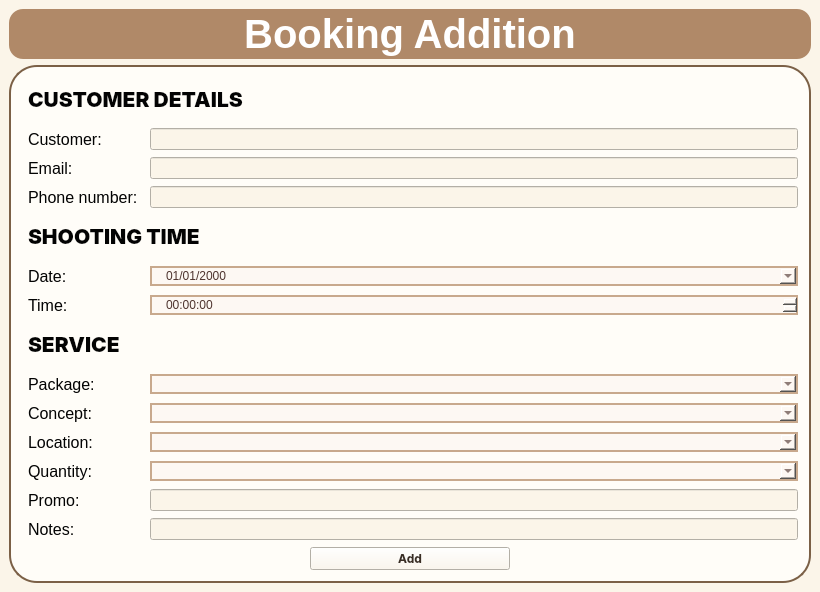
<?xml version="1.0" encoding="UTF-8"?>
<ui version="4.0">
 <class>MainWindow</class>
 <widget class="QMainWindow" name="MainWindow">
  <property name="geometry">
   <rect>
    <x>0</x>
    <y>0</y>
    <width>820</width>
    <height>592</height>
   </rect>
  </property>
  <property name="windowTitle">
   <string>MainWindow</string>
  </property>
  <property name="styleSheet">
   <string notr="true">QWidget {
    background-color: #fbf5e9;
    font-family: &quot;Inter&quot;;
    color: #3a2e24;
}

   </string>
  </property>
  <widget class="QWidget" name="centralwidget">
   <layout class="QVBoxLayout" name="verticalLayout">
    <item>
     <widget class="QLabel" name="lbl_title">
      <property name="minimumSize">
       <size>
        <width>450</width>
        <height>50</height>
       </size>
      </property>
      <property name="maximumSize">
       <size>
        <width>16777215</width>
        <height>50</height>
       </size>
      </property>
      <property name="styleSheet">
       <string notr="true">QLabel {
    background-color: #b08968;
    border-radius: 14px;
    color: #ffffff;
font-family: &quot;Playfair Display&quot;;
    font-size: 30px;
    font-weight: 600;
    letter-spacing: 0px;
}</string>
      </property>
      <property name="text">
       <string>&lt;html&gt;&lt;head/&gt;&lt;body&gt;&lt;p&gt;&lt;span style=&quot; font-size:30pt;&quot;&gt;Booking Addition&lt;/span&gt;&lt;/p&gt;&lt;/body&gt;&lt;/html&gt;</string>
      </property>
      <property name="alignment">
       <set>Qt::AlignmentFlag::AlignCenter</set>
      </property>
     </widget>
    </item>
    <item>
     <widget class="QFrame" name="frame_form_left">
      <property name="styleSheet">
       <string notr="true">QFrame {
    background-color: #fffdf8;
    border: 2px solid #7b6046;
    border-radius: 28px;
 padding: 2px;
}
</string>
      </property>
      <layout class="QVBoxLayout" name="verticalLayout_5">
       <item>
        <layout class="QGridLayout" name="gridLayout_2">
         <item row="1" column="0">
          <widget class="QLabel" name="label_7">
           <property name="styleSheet">
            <string notr="true">
QLabel {
    background: transparent;
    border: none;
font-size: 16px;
	color: rgb(3, 3, 3);
font-family: &quot;Inter&quot;;
}
</string>
           </property>
           <property name="text">
            <string>Customer:</string>
           </property>
          </widget>
         </item>
         <item row="9" column="1">
          <widget class="QComboBox" name="comboBoxConcept">
           <property name="styleSheet">
            <string notr="true">QComboBox{
    background-color: #fdf8f3;
    border: 1.5px solid #c8a98d;
    border-radius: 12px;
    padding-left: 12px;
    font: 14px &quot;Playfair Display&quot;;
    color: #4e342e;
}

QComboBox:placeholder {
    color: #a67c5b;  
}</string>
           </property>
          </widget>
         </item>
         <item row="2" column="0">
          <widget class="QLabel" name="label_8">
           <property name="styleSheet">
            <string notr="true">
QLabel {
    background: transparent;
    border: none;
font-size: 16px;
	color: rgb(3, 3, 3);
font-family: &quot;Inter&quot;;
}
</string>
           </property>
           <property name="text">
            <string>Email:</string>
           </property>
          </widget>
         </item>
         <item row="6" column="0">
          <widget class="QLabel" name="label_17">
           <property name="styleSheet">
            <string notr="true">
QLabel {
    background: transparent;
    border: none;
font-size: 16px;
	color: rgb(3, 3, 3);
font-family: &quot;Inter&quot;;
}
</string>
           </property>
           <property name="text">
            <string>Time:</string>
           </property>
          </widget>
         </item>
         <item row="5" column="0">
          <widget class="QLabel" name="label_10">
           <property name="styleSheet">
            <string notr="true">
QLabel {
    background: transparent;
    border: none;
font-size: 16px;
	color: rgb(3, 3, 3);
font-family: &quot;Inter&quot;;
}
</string>
           </property>
           <property name="text">
            <string>Date:</string>
           </property>
          </widget>
         </item>
         <item row="12" column="0">
          <widget class="QLabel" name="label_21">
           <property name="styleSheet">
            <string notr="true">QLabel {
    background: transparent;
    border: none;
font-size: 16px;
	color: rgb(3, 3, 3);
font-family: &quot;Inter&quot;;
}</string>
           </property>
           <property name="text">
            <string>Promo:</string>
           </property>
          </widget>
         </item>
         <item row="7" column="0" colspan="2">
          <widget class="QLabel" name="label_20">
           <property name="font">
            <font>
             <family>Inter</family>
             <pointsize>-1</pointsize>
            </font>
           </property>
           <property name="styleSheet">
            <string notr="true">QLabel {
    background: transparent;
    border: none;
font-size: 16px;
	color: rgb(3, 3, 3);
font-family: &quot;Inter&quot;;
}</string>
           </property>
           <property name="text">
            <string>&lt;html&gt;&lt;head/&gt;&lt;body&gt;&lt;p&gt;&lt;span style=&quot; font-size:16pt; font-weight:700;&quot;&gt;SERVICE &lt;/span&gt;&lt;/p&gt;&lt;/body&gt;&lt;/html&gt;</string>
           </property>
          </widget>
         </item>
         <item row="6" column="1">
          <widget class="QTimeEdit" name="timeEdit">
           <property name="styleSheet">
            <string notr="true">QTimeEdit{
    background-color: #fdf8f3;
    border: 1.5px solid #c8a98d;
    border-radius: 12px;
    padding-left: 12px;
    font: 14px &quot;Playfair Display&quot;;
    color: #4e342e;
}

QTimeEdit:placeholder {
    color: #a67c5b;  
}</string>
           </property>
           <property name="calendarPopup">
            <bool>false</bool>
           </property>
          </widget>
         </item>
         <item row="9" column="0">
          <widget class="QLabel" name="label_19">
           <property name="styleSheet">
            <string notr="true">QLabel {
    background: transparent;
    border: none;
font-size: 16px;
	color: rgb(3, 3, 3);
font-family: &quot;Inter&quot;;
}</string>
           </property>
           <property name="text">
            <string>Concept:</string>
           </property>
          </widget>
         </item>
         <item row="13" column="1">
          <widget class="QLineEdit" name="lineEditNotes"/>
         </item>
         <item row="2" column="1">
          <widget class="QLineEdit" name="lineEditEmail_2"/>
         </item>
         <item row="1" column="1">
          <widget class="QLineEdit" name="lineEditName_2"/>
         </item>
         <item row="8" column="0">
          <widget class="QLabel" name="label_18">
           <property name="styleSheet">
            <string notr="true">
QLabel {
    background: transparent;
    border: none;
font-size: 16px;
	color: rgb(3, 3, 3);
font-family: &quot;Inter&quot;;
}
</string>
           </property>
           <property name="text">
            <string>Package:</string>
           </property>
          </widget>
         </item>
         <item row="5" column="1">
          <widget class="QDateEdit" name="dateEdit">
           <property name="styleSheet">
            <string notr="true">QDateEdit{
    background-color: #fdf8f3;
    border: 1.5px solid #c8a98d;
    border-radius: 12px;
    padding-left: 12px;
    font: 14px &quot;Playfair Display&quot;;
    color: #4e342e;
}

QDateEdit:placeholder {
    color: #a67c5b;  
}</string>
           </property>
           <property name="displayFormat">
            <string>dd/MM/yyyy</string>
           </property>
           <property name="calendarPopup">
            <bool>true</bool>
           </property>
          </widget>
         </item>
         <item row="3" column="1">
          <widget class="QLineEdit" name="lineEditPhone_2"/>
         </item>
         <item row="12" column="1">
          <widget class="QLineEdit" name="lineEditPromo"/>
         </item>
         <item row="4" column="0" colspan="2">
          <widget class="QLabel" name="label_16">
           <property name="font">
            <font>
             <family>Inter</family>
             <pointsize>-1</pointsize>
            </font>
           </property>
           <property name="styleSheet">
            <string notr="true">QLabel {
    background: transparent;
    border: none;
font-size: 16px;
	color: rgb(3, 3, 3);
font-family: &quot;Inter&quot;;
}
</string>
           </property>
           <property name="text">
            <string>&lt;html&gt;&lt;head/&gt;&lt;body&gt;&lt;p&gt;&lt;span style=&quot; font-size:16pt; font-weight:700;&quot;&gt;SHOOTING TIME&lt;/span&gt;&lt;/p&gt;&lt;/body&gt;&lt;/html&gt;</string>
           </property>
          </widget>
         </item>
         <item row="11" column="1">
          <widget class="QComboBox" name="comboBoxQuantity">
           <property name="styleSheet">
            <string notr="true">QComboBox{
    background-color: #fdf8f3;
    border: 1.5px solid #c8a98d;
    border-radius: 12px;
    padding-left: 12px;
    font: 14px &quot;Playfair Display&quot;;
    color: #4e342e;
}

QComboBox:placeholder {
    color: #a67c5b;  
}</string>
           </property>
          </widget>
         </item>
         <item row="13" column="0">
          <widget class="QLabel" name="label_22">
           <property name="styleSheet">
            <string notr="true">QLabel {
    background: transparent;
    border: none;
font-size: 16px;
	color: rgb(3, 3, 3);
font-family: &quot;Inter&quot;;
}</string>
           </property>
           <property name="text">
            <string>Notes:</string>
           </property>
          </widget>
         </item>
         <item row="3" column="0">
          <widget class="QLabel" name="label_9">
           <property name="styleSheet">
            <string notr="true">
QLabel {
    background: transparent;
    border: none;
font-size: 16px;
	color: rgb(3, 3, 3);
font-family: &quot;Inter&quot;;
}
</string>
           </property>
           <property name="text">
            <string>Phone number:</string>
           </property>
          </widget>
         </item>
         <item row="8" column="1">
          <widget class="QComboBox" name="comboBoxPackage">
           <property name="styleSheet">
            <string notr="true">QComboBox{
    background-color: #fdf8f3;
    border: 1.5px solid #c8a98d;
    border-radius: 12px;
    padding-left: 12px;
    font: 14px &quot;Playfair Display&quot;;
    color: #4e342e;
}

QComboBox:placeholder {
    color: #a67c5b;  
}</string>
           </property>
          </widget>
         </item>
         <item row="11" column="0">
          <widget class="QLabel" name="label_23">
           <property name="styleSheet">
            <string notr="true">QLabel {
    background: transparent;
    border: none;
font-size: 16px;
	color: rgb(3, 3, 3);
font-family: &quot;Inter&quot;;
}</string>
           </property>
           <property name="text">
            <string>Quantity:</string>
           </property>
          </widget>
         </item>
         <item row="0" column="0" colspan="2">
          <widget class="QLabel" name="label_15">
           <property name="font">
            <font>
             <family>Inter</family>
             <pointsize>-1</pointsize>
            </font>
           </property>
           <property name="styleSheet">
            <string notr="true">QLabel {
    background: transparent;
    border: none;
font-size: 16px;
	color: rgb(3, 3, 3);
font-family: &quot;Inter&quot;;
}
</string>
           </property>
           <property name="text">
            <string>&lt;html&gt;&lt;head/&gt;&lt;body&gt;&lt;p&gt;&lt;span style=&quot; font-size:16pt; font-weight:700;&quot;&gt;CUSTOMER DETAILS&lt;/span&gt;&lt;/p&gt;&lt;/body&gt;&lt;/html&gt;</string>
           </property>
           <property name="alignment">
            <set>Qt::AlignmentFlag::AlignLeading|Qt::AlignmentFlag::AlignLeft|Qt::AlignmentFlag::AlignVCenter</set>
           </property>
          </widget>
         </item>
         <item row="10" column="0">
          <widget class="QLabel" name="label_33">
           <property name="styleSheet">
            <string notr="true">QLabel {
    background: transparent;
    border: none;
font-size: 16px;
	color: rgb(3, 3, 3);
font-family: &quot;Inter&quot;;
}</string>
           </property>
           <property name="text">
            <string>Location:</string>
           </property>
          </widget>
         </item>
         <item row="10" column="1">
          <widget class="QComboBox" name="comboBoxLocation">
           <property name="styleSheet">
            <string notr="true">QComboBox{
    background-color: #fdf8f3;
    border: 1.5px solid #c8a98d;
    border-radius: 12px;
    padding-left: 12px;
    font: 14px &quot;Playfair Display&quot;;
    color: #4e342e;
}

QComboBox:placeholder {
    color: #a67c5b;  
}</string>
           </property>
          </widget>
         </item>
        </layout>
       </item>
       <item>
        <layout class="QHBoxLayout" name="horizontalLayout">
         <item>
          <spacer name="horizontalSpacer">
           <property name="orientation">
            <enum>Qt::Orientation::Horizontal</enum>
           </property>
           <property name="sizeHint" stdset="0">
            <size>
             <width>40</width>
             <height>20</height>
            </size>
           </property>
          </spacer>
         </item>
         <item>
          <widget class="QPushButton" name="pushButtonAdd">
           <property name="minimumSize">
            <size>
             <width>200</width>
             <height>0</height>
            </size>
           </property>
           <property name="maximumSize">
            <size>
             <width>200</width>
             <height>16777215</height>
            </size>
           </property>
           <property name="font">
            <font>
             <family>Inter</family>
             <bold>true</bold>
            </font>
           </property>
           <property name="text">
            <string>Add</string>
           </property>
          </widget>
         </item>
         <item>
          <spacer name="horizontalSpacer_2">
           <property name="orientation">
            <enum>Qt::Orientation::Horizontal</enum>
           </property>
           <property name="sizeHint" stdset="0">
            <size>
             <width>40</width>
             <height>20</height>
            </size>
           </property>
          </spacer>
         </item>
        </layout>
       </item>
      </layout>
     </widget>
    </item>
   </layout>
  </widget>
  <widget class="QMenuBar" name="menubar">
   <property name="geometry">
    <rect>
     <x>0</x>
     <y>0</y>
     <width>820</width>
     <height>30</height>
    </rect>
   </property>
  </widget>
 </widget>
 <resources/>
 <connections/>
</ui>
